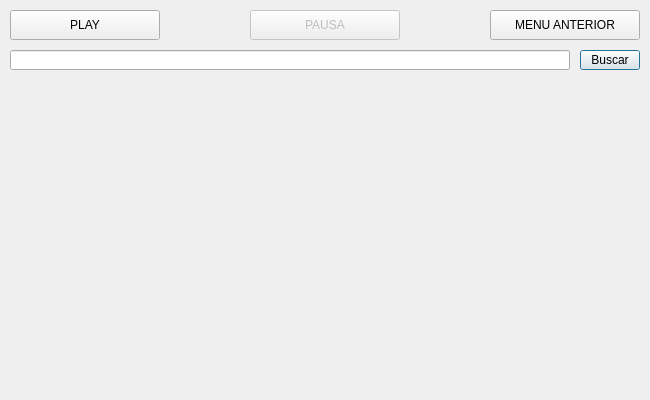
<?xml version="1.0" encoding="UTF-8"?>
<ui version="4.0">
 <class>TiempoReal</class>
 <widget class="QDialog" name="TiempoReal">
  <property name="geometry">
   <rect>
    <x>0</x>
    <y>0</y>
    <width>650</width>
    <height>400</height>
   </rect>
  </property>
  <property name="windowTitle">
   <string>Dialog</string>
  </property>
  <widget class="QCustomPlot" name="customPlot" native="true">
   <property name="geometry">
    <rect>
     <x>10</x>
     <y>80</y>
     <width>630</width>
     <height>300</height>
    </rect>
   </property>
  </widget>
  <widget class="QLineEdit" name="lE_ruta">
   <property name="geometry">
    <rect>
     <x>10</x>
     <y>50</y>
     <width>560</width>
     <height>20</height>
    </rect>
   </property>
  </widget>
  <widget class="QPushButton" name="pB_busqueda">
   <property name="geometry">
    <rect>
     <x>580</x>
     <y>50</y>
     <width>60</width>
     <height>20</height>
    </rect>
   </property>
   <property name="text">
    <string>Buscar</string>
   </property>
  </widget>
  <widget class="QPushButton" name="pB_play">
   <property name="geometry">
    <rect>
     <x>10</x>
     <y>10</y>
     <width>150</width>
     <height>30</height>
    </rect>
   </property>
   <property name="text">
    <string>PLAY</string>
   </property>
  </widget>
  <widget class="QPushButton" name="pB_pausa">
   <property name="enabled">
    <bool>false</bool>
   </property>
   <property name="geometry">
    <rect>
     <x>250</x>
     <y>10</y>
     <width>150</width>
     <height>30</height>
    </rect>
   </property>
   <property name="text">
    <string>PAUSA</string>
   </property>
  </widget>
  <widget class="QPushButton" name="pB_back">
   <property name="geometry">
    <rect>
     <x>490</x>
     <y>10</y>
     <width>150</width>
     <height>30</height>
    </rect>
   </property>
   <property name="text">
    <string>MENU ANTERIOR</string>
   </property>
  </widget>
 </widget>
 <customwidgets>
  <customwidget>
   <class>QCustomPlot</class>
   <extends>QWidget</extends>
   <header>qcustomplot.h</header>
   <container>1</container>
  </customwidget>
 </customwidgets>
 <resources/>
 <connections/>
</ui>
